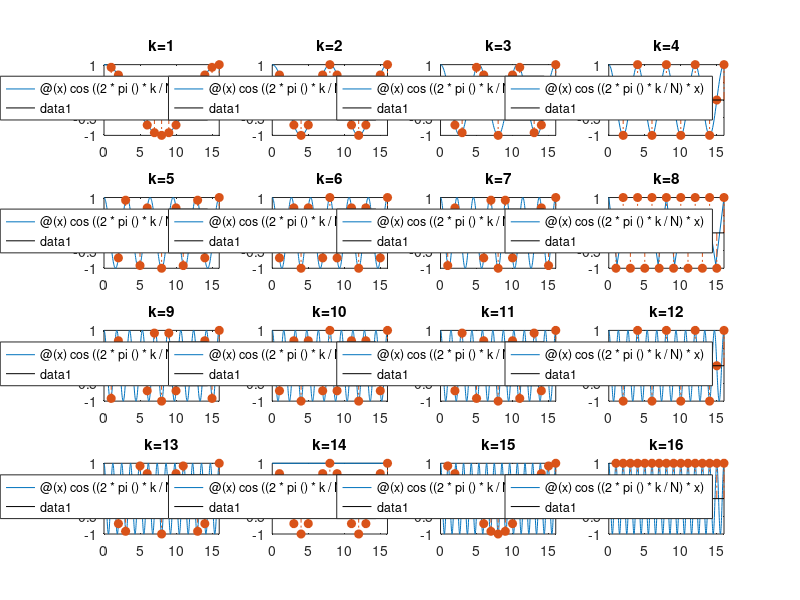
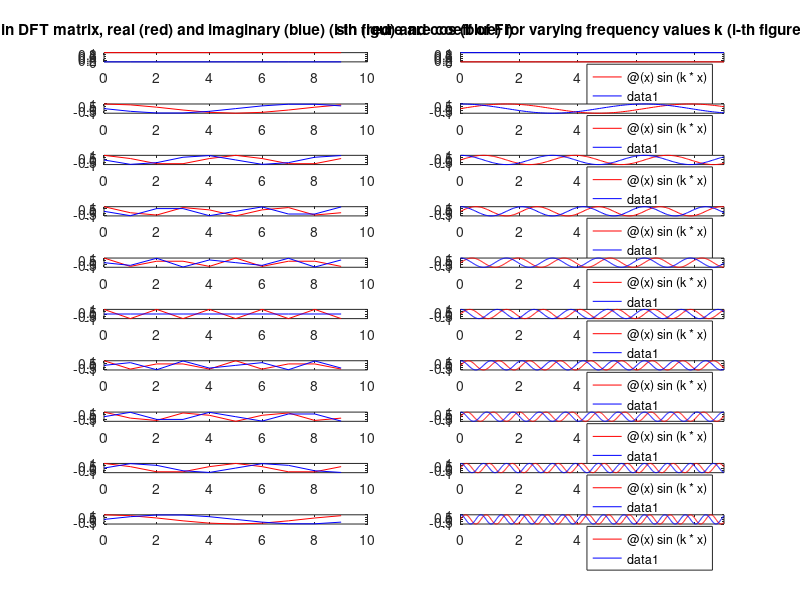

These figures' MATLAB source, in order: (Note: this script raises an error after producing the figures.)
% Computational Photography Project 1
% Turned in by <Michael Single>
% Legi: 08-917-445

close all
clear all
clc

% test for squared error below eps 
eps = 1E-12;


%% task 1

% a) plot function f(x) = cos(?ox) with ?o = 2?k/N, x ? [0, 16]
% and the sampled version f (n) frequency k = 1, . . . , 16.
% note that ?o denotes the angular frequency.
figure('Position', [100, 100, 1024, 800], 'name','Plots of cos(2pi*k*x/N) Plots');
N = 16;
idx = 1;
for k=1:16
    h = subplot(4,4,idx);
    fplot(@(x) cos((2*pi()*k/N)*x), [0, 16])
    hold on
    stem(cos((2*pi()*k/N)*(1:16)),'fill','-.');
    hold off
    title(strcat('k=',num2str(idx)))
    idx = idx + 1;
end

% ===================================================== end of subtask

% 2.b) Indicate the value of ?o and k at which f(x) hits the Nyquist frequency
disp(['N = ', num2str(N), ' thus N+1 = ', num2str(N+1), ' samples are used.']);
disp(['Hence, the sample rate f_s is equal to ', num2str(N), ' samples per time unit.']); 
disp(['Since the  Nyquist frequency f_n is equal to 0.5*f_s']); 
disp(['It follows f_n = ',num2str(N/2),' for N equal to ',num2str(N)]); 
disp(['Since k denotes a frequency we can set k = f_n = ', num2str(N/2), '(i.e. hit k hits Nyquist frequency)']);
disp(['Then omega = 2*pi*k/N = 2*pi*(N/2)/N = pi']);
disp(char(10));
% ===================================================== end of subtask


%% task 2

% f_n are the samples of the input function
% F_m are the Fourier coefficients
% Let n,m in {0...M?1}, then for a fixed M
% a) create an M ? M matrix for the DFT containing the entries of a DFT

% F_m = \sum_{n=0}^{M-1} f_n e^{ \frac{-i 2\pi m*n}{M} }
% this is equivalent to F_m = *f_n

% predefined
M = 10;

W_loop = zeros(M,M);
for m=0:M-1,
    for n=0:M-1,
        W_loop(m+1,n+1) = exp((-1i*2*pi()*m*n)/M);
    end
end

% Note that this could be further simplified:
% According to Euler's Formular exp(i*phi) = cos(phi) + i sin(phi)
% for phi (-2*pi()*m*n)/M) in this case it follows:
% cos(phi) + i sin(phi) = cos(-2*pi()*m*n)/M) + i sin(-2*pi()*m*n)/M)
% = cos(2*pi()*m*n)/M) - i sin(2*pi()*m*n)/M) % since sine is odd, cos even

% task a) without for loops 
% m,n coefficient matrix

% Indices set M as repeated row vector.
IDX = repmat((0:M-1),M, 1);

% m,n coefficient matrix
Cmn = IDX.*IDX';

% phi matrix as described above in Euler's Formula
phi = 2*pi()*Cmn/M;

% Note that we have used sin(-x) = -sin(x)
% This allows us to abstain from the '-' sign in phi's def.
W = cos(phi)-1i*sin(phi);

% sanity check is loop W equal to loopless W?
deltaW = (W - W_loop);
if(abs(sum(deltaW(:))) < 1E-12)
    disp('W is okay')
else 
    disp('Error: W does not correspond to its loop version!')
end
disp(char(10))
% ===================================================== end of subtask

% b) check det(U), U*U' = eye(M) = U'*U
disp('Let U := W/sqrt(M)')
U = (W / sqrt(M));

% due to numerical precisson we have to check 
% whether |U*U' - I| < eps |U'*U - I| < eps |det(U) - 1| < eps

% condition |det(U)| = 1
cond1 = (abs(det(U))-1)^2 < eps;

% conditions U*U = UU* = I.
cond2 = (sum(sum(U*U'-eye(M))))^2 < eps;
cond3 = (sum(sum(U'*U-eye(M))))^2 < eps;

% in matlab comparison yielding true corresponds to be equal 1.
% since we have three conditions to check, all are true if their sum is 3.
if( cond1 + cond2 + cond3 == 3 )
    disp('|det(U)| = 1 and U*U = UU* = I holds true');
else
    disp('Error: At least one condition, |det(U)| = 1 and U*U = UU* = I, does not true');
end
disp(char(10))

% ===================================================== end of subtask

% c)
% Plot elements in DFT matrix
figure('Position', [100, 100, 1024, 800], 'name', 'real and imag DFT coefficent W plots');

% A the k-th row in M corresponds to coefficients 
% necessary in order to calculate F_k: F_k = M(k,;)*f_n
% Plot rows in W, i.e. coefficients F_k wise.
for m=0:M-1
    subplot(M,2,2*(m+1)-1);
    plot(0:M-1, real(W(m+1,:)), 'r', 0:M-1, imag(W(m+1,:)), 'b');
    if(m==0)
        title('Rows in DFT matrix, real (red) and imaginary (blue) (i-th figure are coeff of Fi)');
    end
end

% Plotting varying (sin, cos)(kx) for varying freq. values k. in range [0,M-1]
for k=0:M-1
    subplot(M,2,2*(k+1));
    fplot(@(x)sin(k*x), [0,M-1], 'r');
    hold on;
    fplot(@(x)cos(k*x), [0,M-1], 'b');
    if(k==0)
        title('sin (red) and cos (blue) for varying frequency values k (i-th figure is k=i)');
    end
end
disp('My Observations:');
disp('Elements in W are equal to e^(-i*2*pi*k/M) = cos(-2*pi*k/M) + i*sin(-2*pi*k/M) (Euler Fromula)'); 
disp('real(e^(-i*2*pi*k/M)) = cos(2*pi*k) (cos is even function');
disp('imag(e^(-i*2*pi*k/M)) = -sin(2*pi*k/M) (sin is odd function');
disp('Until Index M/2 + 1 (assuming M is even) the follwoing holds true:');
disp('See first M/2 + 1 rows in first column in subfigure plots');
disp('Therefore plotting real(e^(-i*2*pi*k/M) gives us a cosine wave with period k');
disp('and plotting imag(e^(-i*2*pi*k/M) gives us a sine wave with period k');
disp('Index m=M/2 has imag = 0');
disp('The periods descrease symmetrically like they increased from this index on.');
disp('In addition, since the real part is a cos wave which is an even function');
disp('the plot of the k-th index is the same as (M/2 - k + 1)-th index (assuming M is even)');
disp('Similarly, the can reason for sine, but it is flipped since sine is an even function');
disp('i.e. sine at k-th plot corresponds to same plot times -1 of (M/2 - k + 1)-th');
disp('To make this observation clear');
disp('Set M=10 in this task and we assume that the first figure is labeled by index 1');
disp('Comparing 3rd figure in column 1 with the 9th figure in column 1, we see that ');
disp('their red curves are the same and that the blue curve of the 3rd one is -1 times the 9th one');
disp('furthermore both have a period equal to 2');
disp(char(10))

% ===================================================== end of subtask

%d)
% Take M samples at 2n?/M, n = 0,...,M ?1 of cos(kx) and store them in a vector x.
x = (2*pi()*(0:M-1));
for k=0:M-1,
    disp(['For k=',num2str(k), ':']);
    Fk = W*cos(x)';
    matlabFk = fft(cos(k * x))';
    
    % W*f_m is equal to FFT{f_m}
    % squered error below eps
    dftsAreTheSame = sum(Fk-matlabFk)^2 < eps;
    if(dftsAreTheSame == 1)
        disp('W*f_k is the same as Matlab`s FFT{f_k}')
    else
        display('Eror: W*f_k NOT SAME as Matlab`s FFT{f_k}')
    end
    
    shiftedFk = fftshift(Fk);
    shiftedMatlabFk = fftshift(matlabFk);
    
    shiftedDftsAreTheSame = (sum(shiftedFk-shiftedMatlabFk)^2 < eps);
    if(shiftedDftsAreTheSame == 1)
        disp('shifted W*f_k is the same as Matlab`s shifted FFT{f_k}')
    else
        display('Eror: shifted W*f_k NOT SAME as shifted Matlab`s FFT{f_k}')
    end
    disp(char(10));
end

disp('My Intuition:');
disp('from Matlab`s help page about the fftshift function:');
disp('1. shifts the zero-frequency component to center of spectrum');
disp('I.e. For a vector v, fftshift(v) swaps the left and right halves of v');
disp(char(10));
disp('Fact: The dft of a function is a Periodic Function');
disp('In our case we the dft of the function is a vector v with M elements.');
disp('Appending the 2nd half of this vector to the first half');
disp('which correspond to swapping the left and right halves of v');
disp('this gives us a center symmetric vector looking like this');
disp('[4,3,2,1,2,3] where `1` is the centered zero frequency.');
disp('Before shifting: [1,2,3,4,3,2] we had this periodic function (aft dft)');
disp(char(10));

% In addition the following example
% a random column vector with 9 elements.
%{
randV = 
    0.9857
    0.1528
    0.7248
    0.9652
    0.3301
    0.5656
    0.0009
    0.8532
    0.5268

% its dft transformation
fft(randV) =
   5.1052 + 0.0000i
   0.4556 + 0.3877i
  -0.1761 - 1.0960i
   0.3752 - 0.4166i
   1.2283 + 1.0215i
   1.2283 - 1.0215i
   0.3752 + 0.4166i
  -0.1761 + 1.0960i
   0.4556 - 0.3877i

% its shifted dft transformation:
 fftshift(fft(randV)) =
   1.2283 - 1.0215i
   0.3752 + 0.4166i
  -0.1761 + 1.0960i
   0.4556 - 0.3877i
   5.1052 + 0.0000i
   0.4556 + 0.3877i
  -0.1761 - 1.0960i
   0.3752 - 0.4166i
   1.2283 + 1.0215i
%}

% ===================================================== end of subtask

% e)
disp('For 1D Fourier tranformation when given M elements');
disp('The DFT has an asymptotic complexity of O(M^2)');
disp('The FTT has an asymptotic complexity of O(M*log(M)');
disp('Speedup factor using the FFT algorithm instead computing DFT Matrix:'); 
disp('O([M^2] / [M*log(M)]) which is in O(M/log(M))');
disp('E.g. given an nxn image (monochromatic) => i.e. M = n^2 (serialized image');
disp('using the DFT algorithm has a asym. complexity in O([n^4]');
disp('using the FFT algorithm has a asym. complexity in O([n^2 log(n^2)]');
disp('which is equal to O([2*(n^2) log(n)] = O([(n^2)*log(n)]');
disp('Assuming for the derivation of the FFT algorithm was a regular Divide&Conquer approach applied')
disp('we referre to the logarithm to the basis of 2, when talking about log')
disp('Therefore, if n=400, then');
disp('using the DFT algorithm: about 2.5600e+10 Iterations');
disp('using the FFT algorithm: about 1.3830e+06 Iterations');
disp('This is for this case a speedup about 4 orders of magnitude (1.8510e+04)');
disp(char(10));

% ===================================================== end of subtask


%% task 3

% a) compute 2dim Fourier transform of a grayscale image
img = imread('imgs/castle_grey.jpg');
img = im2double(img);
imgDft2 = fft2(img);

% ===================================================== end of subtask

% b) 
oneChannel = img(:,:,1);
centerFreqSameAsPixelsum = (imgDft2(1,1)-sum(oneChannel(:)))^2 < eps;
if(centerFreqSameAsPixelsum == 1)
    disp('Element (1,1) of the Fourier transform corresponds to the sum over all pixel values.');
else
    disp('Error: Pixel value sum not central frequency (1,1)')
end
disp(char(10));

% ===================================================== end of subtask

% c) Verify Perseval's Theorem.
M = size(img,1)*size(img,2);
persevalsTheoremHoldsTrue = sum(sum(sum(img.^2))...
                                -(1/M)*sum(sum(imgDft2.*conj(imgDft2)))).^2 < eps;
if(sum(persevalsTheoremHoldsTrue) == 1)
    disp('Perseval`s Theorem holds true');
else
    disp('Error: Perseval`s Theorem does NOT hold true')
end
disp(char(10));                    

% ===================================================== end of subtask

% d) Center dft2 of image
centeredDFT = fftshift(imgDft2);

% ===================================================== end of subtask

% e) Visualize power spectrum

% power spectrum S = |F|^2
S = centeredDFT .* conj(centeredDFT);

% logarithmic values in order to reduce the contrast
spectrum = log(1+S);
% normalize spectrum linearly into range [0,1]
spectrum = (spectrum - min(spectrum(:)));
spectrum = spectrum ./ max(spectrum(:));
figure('name', 'Centered and Scaled Power Spectrum of Image');
imshow(spectrum);

% ===================================================== end of subtask

% f) Visualize phase angles

dftPhase = angle(centeredDFT);
dftPhase = dftPhase - min(dftPhase(:));
dftPhase = dftPhase ./ max(dftPhase(:));
figure('name', 'Centered and Scaled phase angles of Image');
imshow(dftPhase);

% ===================================================== end of subtask


%% task 4

% a) 

img = imread('imgs/castle_grey.jpg');
img = im2double(img);

% Since filtering in the Fourier domain corresponds to circular convolution
% need to zero-pad the image to avoid boundary artifacts
% zero-pad using twice the size of the image itself
dims = size(img);

% apply dft with zero padding
imgDft2 = fft2(img, 2*dims(1), 2*dims(2));

% ===================================================== end of subtask

% b) 

% basic dimensions:
[height, width, ~] = size(imgDft2);

% Normalized Distances
[x,y] = meshgrid(-width:width,-height:height);
D = x.^2 + y.^2;
D = D-min(D(:));
D = D ./ max(D(:));

% Construct Buttworth Highpass filter: highpass = 1 - lowpass 
% assuming (normalization): Is a function of (D0, n).
H_lowpass = @(D0,n) 1./((1+(D/D0)).^(2*n));
H_highpass = @(D0,n) 1 - H_lowpass(D0,n);

% constr

% Define band pass filter: as a function of (W,D0,n)
H_bandass = @(W,D0,n) 1-(1 ./ (1 + ((W.*D)./(D.^2 - D0^2)).^(2*n)));

% ===================================================== end of subtask

% c)
ns = [2, 10]; % n value used in the slides.
D0s = [0.1, 0.2, 0.3];
Ws = [0.05, 0.1, 0.2];

% helper function: For normalizing
logPowerSpec = @(Mat)log(1 + Mat.*conj(Mat));

shiftMat2Min = @(Mat) Mat - min(Mat(:));
scaleMatByMax = @(Mat) Mat ./ max(Mat(:));
normalizeMat = @(Mat) scaleMatByMax(shiftMat2Min(Mat));



% Superfancy-modular filter-visualization loop 
figure('Position', [100, 100, 1024, 800], 'name','Visualize log Power Spectrum of filters');

figIdx = 1;
for nIdx=1:length(ns),
    for D0Idx=1:length(D0s),
        
        D0 = D0s(D0Idx);
        n = ns(nIdx);
        
        % current lowpass filter
        fig_title = strcat('LowP: D0='...
                            ,num2str(D0), ' n=', num2str(n));       
        normLow = normalizeMat(logPowerSpec(H_lowpass(D0, n)));
        g = subplot(length(ns)*length(D0s),2+length(Ws),figIdx);
        subimage(normLow);
        xlabelHandler = get(g,'XLabel');
        set( xlabelHandler, 'String', fig_title); 
        set(gca,'xtick',[],'ytick',[]);
        figIdx = figIdx + 1;
        
        
        % current highpass filter
        fig_title = strcat('HiP: D0='...
                            ,num2str(D0), ' n=', num2str(n));                        
        normHigh = normalizeMat(logPowerSpec(H_highpass(D0, n)));
        g = subplot(length(ns)*length(D0s),2+length(Ws),figIdx);
        subimage(normHigh);
        xlabelHandler = get(g,'XLabel');
        set( xlabelHandler, 'String', fig_title);
        set(gca,'xtick',[],'ytick',[]);
        figIdx = figIdx + 1;
        
        % only for bandpass filter
        for WIdx=1:length(Ws),
            W = Ws(WIdx);
            fig_title = strcat('BandP: D0='...
                            ,num2str(D0), ' n=', num2str(n), ' W',num2str(W));       
            normBand = normalizeMat(logPowerSpec(H_bandass(W,D0,n)));
            g = subplot(length(ns)*length(D0s),2+length(Ws),figIdx);
            subimage(normBand);
            xlabelHandler = get(g,'XLabel');
            set( xlabelHandler, 'String', fig_title);
            set(gca,'xtick',[],'ytick',[]);
            figIdx = figIdx + 1;
        end
    end
end

% some legend related information
disp('Note that in the previous figure all a row corresponds to a certain D0');
disp('The 1st column is the lowpass filter spectrums');
disp('The 2nd column is the highpass filter spectrum');
disp('And the columns 3-5 are the bandpass filter spectrums for varying W');
disp(char(10));
disp(char(10));

disp('My observations:')
disp('The filters in the previous figure are normalized - range from [0,1]')
disp('Therefore, the brighter the higher the weighting value and vice versa')
disp('White corresponds to the weight 1, black to the weight 0');
disp('Low Pass filter: weighting frequencies closer the center more than those further away');
disp('Select the lower frequencies:') 
disp('Filters hight frequencies out (the detail). Thus we get Blurs image');
disp(char(10));
disp('High Pass filter: weights frequencies further away from the center more than those closer to the center');
disp('Filters low frequencies out.')
disp('The closer this filter gets towards zero, the closer its filtered result is to the original input image');
disp(char(10));
disp('the bandpass filter is a disk selecting a certain band spectrum')
disp(char(10));
disp('D0 affects the size of the radius:');
disp('The bigger D0 the bigger the radius gets and vice versa.');
disp('W affects the width of the filter band:');
disp('Increasing W increases the filter band width.');
disp('Loosly speaking it affects the inner radius of the disk');
disp('the bigger W gets, the smaller the inner radius gets');
disp('N Determins the smoothness of the circle border:');
disp('The higher n gets the sharper the transition');
disp('I.e. low value of n => smooth');
disp('I.e. very high value of n => sharp');


% ===================================================== end of subtask

% d)